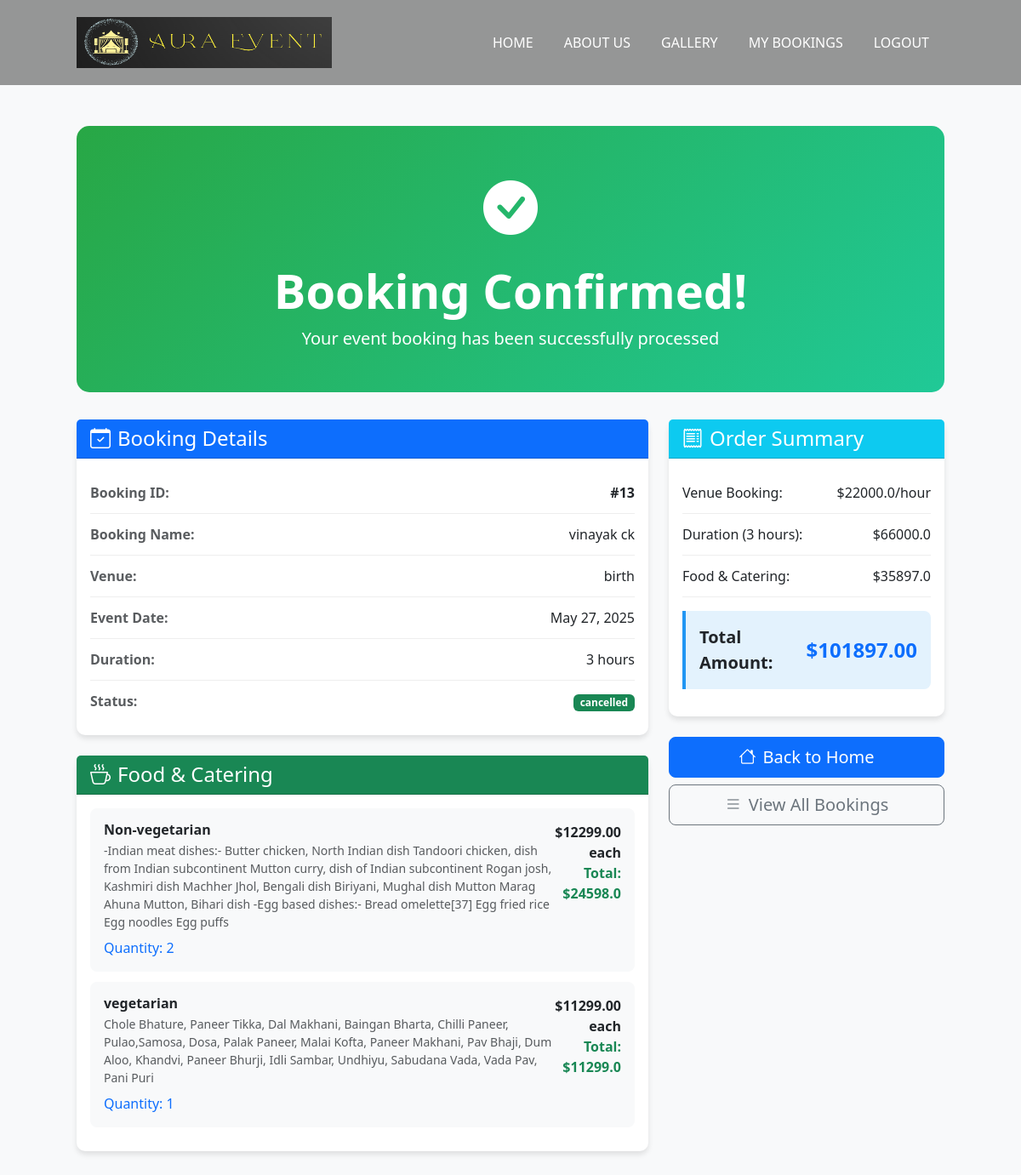
/booking/confirmation/13/ (signed in), run on the app's committed database.
### Aura/models.py (models this page shows, shortened)
class Booking(models.Model):
    STATUS_CHOICES = [
        ('pending', 'Pending'),
        ('confirmed', 'Confirmed'),
        ('cancelled', 'Cancelled'),
        ('completed', 'Completed'),
    ]
    user = models.ForeignKey(User, on_delete=models.CASCADE)
    product = models.ForeignKey(Product, on_delete=models.CASCADE)
    name = models.CharField(max_length=250)
    date = models.DateField()
    duration = models.CharField(max_length=100)
    address = models.ForeignKey(Address, on_delete=models.CASCADE, null=True, blank=True)
    total_price = models.DecimalField(max_digits=10, decimal_places=2)
    status = models.CharField(max_length=20, choices=STATUS_CHOICES, default='pending')
    created_at = models.DateTimeField(default=timezone.now)
    updated_at = models.DateTimeField(auto_now=True)
    class Meta:
        ordering = ['-created_at']

class Product(models.Model):
    name= models.CharField(max_length=250)
    price= models.FloatField()
    image= models.ImageField(upload_to='product/')
    image1 = models.ImageField(upload_to='path/to/upload/', null=True, blank=True)
    image2 = models.ImageField(upload_to='path/to/upload/', null=True, blank=True)
    image3 = models.ImageField(upload_to='path/to/upload/', null=True, blank=True)
    image4 = models.ImageField(upload_to='path/to/upload/', null=True, blank=True)
    description= models.TextField()
    location=models.TextField()
    event= models.ForeignKey(event, on_delete=models.CASCADE,null=True)
    capacity=models.TextField()

class food(models.Model):
    name = models.CharField(max_length=250)
    price= models.FloatField()
    description = models.TextField(null=True, blank=True)
    quantity = models.IntegerField(null=True, blank=True)

class BookingFood(models.Model):
    booking = models.ForeignKey(Booking, on_delete=models.CASCADE, related_name='food_items')
    food = models.ForeignKey(food, on_delete=models.CASCADE)
    quantity = models.PositiveIntegerField(default=1)
    price = models.DecimalField(max_digits=10, decimal_places=2, null=True, blank=True)

### Aura/views.py (the view)
# urls.py: path('booking/confirmation/<int:booking_id>/', views.booking_confirmation, name='booking_confirmation'),
@login_required
def booking_confirmation(request, booking_id):
    booking = get_object_or_404(Booking, id=booking_id, user=request.user)
    booking_food_items = BookingFood.objects.filter(booking=booking)
    venue_total = 0
    if booking.duration and booking.product and booking.product.price:
        duration = 12 if booking.duration == 'full' else int(booking.duration)
        venue_total = float(booking.product.price) * duration
    food_total = 0
    food_items_with_totals = []
    for item in booking_food_items:
        if item.price:
            item_total = float(item.price) * item.quantity
        else:
            item_total = float(item.food.price) * item.quantity
        food_total += item_total
        food_items_with_totals.append({
            'food_item': item.food,
            'quantity': item.quantity,
            'price': item.price or item.food.price,
            'total_price': item_total,
            'booking_food_obj': item
        })
    booking.venue_total = venue_total
    booking.food_total = food_total
    context = {
        'booking': booking,
        'food_items': food_items_with_totals
    }
    return render(request, 'booking_confirmation.html', context)

### Aura/templates/booking_confirmation.html (shortened to what this page needs)
{% load static %}
<!DOCTYPE html>
<html lang="en">
<head>
  <link href="https://cdn.jsdelivr.net/npm/bootstrap@5.3.2/dist/css/bootstrap.min.css" rel="stylesheet">
  <link rel="stylesheet" href="https://cdn.jsdelivr.net/npm/bootstrap-icons@1.10.5/font/bootstrap-icons.css">
</head>
<body class="bg-light">
    <nav class="navbar navbar-expand-lg navbar-dark">
        <div class="container">
            <a class="navbar-brand" href="{% url 'home' %}"  >
                <img src="{% static 'photos/Aura_event 1.png' %}" alt="Event Logo">
            </a>
            <div class="collapse navbar-collapse" id="navbarNav">
                <ul class="navbar-nav ms-auto">
                    <li class="nav-item">
                        <a class="nav-link active" href="{% url 'home' %}">HOME</a>
                    </li>
                    <li class="nav-item">
                        <a class="nav-link active" href="{% url 'about' %}">
                            ABOUT US
                        </a>
                    </li>
                    <li class="nav-item">
                        <a class="nav-link active" href="{% url 'gallery' %}">GALLERY</a>
                    </li>
                    <li class="nav-item">
                        <a class="nav-link active" href="{% url 'my_bookings' %}">MY BOOKINGS</a>
                    </li>
                    {% if user.is_authenticated %}
                    <li class="nav-item">
                        <a class="nav-link active" href="{% url 'signout' %}">LOGOUT</a>
                    </li>
                    {% else %}
                    <li class="nav-item">
                        <a class="nav-link active" href="{% url 'signin' %}">LOGIN</a>
                    </li>
                    {% endif %}
                </ul>
            </div>
        </div>
    </nav>
  <div class="container py-5">
    <div class="confirmation-hero">
      <div class="confirmation-icon">
        <i class="bi bi-check-circle-fill"></i>
      </div>
      <h1 class="display-4 fw-bold">Booking Confirmed!</h1>
      <p class="lead mb-0">Your event booking has been successfully processed</p>
    </div>
    <div class="row g-4">
      <div class="col-lg-8">
        <div class="card booking-card">
          <div class="card-header bg-primary text-white">
            <h4 class="mb-0"><i class="bi bi-calendar-check me-2"></i>Booking Details</h4>
          </div>
          <div class="card-body">
            <div class="detail-row">
              <span class="fw-bold text-muted">Booking ID:</span>
              <span class="fw-bold">#{{ booking.id }}</span>
            </div>
            <div class="detail-row">
              <span class="fw-bold text-muted">Booking Name:</span>
              <span>{{ booking.name|default:"Event Booking" }}</span>
            </div>
            <div class="detail-row">
              <span class="fw-bold text-muted">Venue:</span>
              <span>{{ booking.product.name|default:"N/A" }}</span>
            </div>
            <div class="detail-row">
              <span class="fw-bold text-muted">Event Date:</span>
              <span>{{ booking.date|date:"F d, Y" }}</span>
            </div>
            <div class="detail-row">
              <span class="fw-bold text-muted">Duration:</span>
              <span>{{ booking.duration|default:"N/A" }} hours</span>
            </div>
            <div class="detail-row">
              <span class="fw-bold text-muted">Status:</span>
              <span><span class="badge bg-success">{{ booking.status|default:"Confirmed" }}</span></span>
            </div>
          </div>
        </div>
        {% if food_items %}
        <div class="card booking-card mt-4">
          <div class="card-header bg-success text-white">
            <h4 class="mb-0"><i class="bi bi-cup-hot me-2"></i>Food & Catering</h4>
          </div>
          <div class="card-body">
            {% for item in food_items %}
            <div class="food-item-card">
              <div class="d-flex justify-content-between align-items-start">
                <div>
                  <h6 class="fw-bold mb-1">{{ item.food_item.name|default:"Food Item" }}</h6>
                  {% if item.food_item.description %}
                  <p class="text-muted small mb-2">{{ item.food_item.description }}</p>
                  {% endif %}
                  <span class="text-primary">Quantity: {{ item.quantity }}</span>
                </div>
                <div class="text-end">
                  <div class="fw-bold">${{ item.price|default:"0.00" }} each</div>
                  <div class="text-success fw-bold">Total: ${{ item.total_price|default:item.price|default:"0.00" }}</div>
                </div>
              </div>
            </div>
            {% endfor %}
          </div>
        </div>
        {% endif %}
      </div>
      <div class="col-lg-4">
        <div class="card booking-card">
          <div class="card-header bg-info text-white">
            <h4 class="mb-0"><i class="bi bi-receipt me-2"></i>Order Summary</h4>
          </div>
          <div class="card-body">
            <div class="detail-row">
              <span>Venue Booking:</span>
              <span>${{ booking.product.price|default:"0" }}/hour</span>
            </div>
            {% if booking.duration %}
            <div class="detail-row">
              <span>Duration ({{ booking.duration }} hours):</span>
              <span>${{ booking.venue_total|default:booking.product.price|default:"0.00" }}</span>
            </div>
            {% endif %}
            {% if food_items %}
            <div class="detail-row">
              <span>Food & Catering:</span>
              <span>${{ booking.food_total|default:"0.00" }}</span>
            </div>
            {% endif %}
            {% if booking.total_price %}
            <div class="total-amount">
              <div class="d-flex justify-content-between align-items-center">
                <span class="fw-bold fs-5">Total Amount:</span>
                <span class="fw-bold fs-4 text-primary">${{ booking.total_price }}</span>
              </div>
            </div>
            {% endif %}
          </div>
        </div>
        <div class="d-grid gap-2 mt-4">
          <a href="{% url 'home' %}" class="btn btn-primary btn-lg">
            <i class="bi bi-house me-2"></i>Back to Home
          </a>
          <a href="{% url 'my_bookings' %}" class="btn btn-outline-secondary btn-lg">
            <i class="bi bi-list me-2"></i>View All Bookings
          </a>
        </div>
      </div>
    </div>
  </div>
</body>
</html>

### Aura/templates/booking_confirmation.html (style rules this page uses)
.navbar { background-color: rgba(0, 0, 0, 0.4); padding: 15px 0; }
.navbar-brand img { height: 60px; width: 300px; }
.navbar-nav .nav-link { color: var(--secondary-color); font-weight: 500; margin: 0 10px; }
.container { padding-left: 5%; padding-right: 5%; }
.confirmation-hero { background: linear-gradient(135deg, #28a745, #20c997); color: white; text-align: center; padding: 3rem 2rem; border-radius: 15px; margin-bottom: 2rem; }
.confirmation-icon { font-size: 4rem; margin-bottom: 1rem; }
.booking-card { box-shadow: 0 4px 6px rgba(0, 0, 0, 0.1); border: none; border-radius: 10px; }
.detail-row { display: flex; justify-content: space-between; align-items: center; padding: 0.75rem 0; border-bottom: 1px solid #eee; }
.detail-row:last-child { border-bottom: none; }
.food-item-card { background: #f8f9fa; border-radius: 8px; padding: 1rem; margin-bottom: 0.75rem; }
.total-amount { background: #e3f2fd; border-left: 4px solid #2196f3; padding: 1rem; margin: 1rem 0; border-radius: 0 8px 8px 0; }

### data on the page
Booking: id "13", name "vinayak ck", product.name "birth", date "May 27, 2025", duration "3", status "cancelled", product.price "22000.0", venue_total "66000.0", food_total "35897.0", total_price "101897.00"
food: food_item.name "Non-vegetarian", food_item.description "-Indian meat dishes:- Butter chicken, North Indian dish Tandoori chicken, dish from Indian subcontinent Mutton curry, dish of Indian subcontinent Rogan josh, Kashmiri dish Machher Jhol, Bengali dish Biriyani, Mughal dish Mutton Marag Ahuna Mutton, Bihari dish -Egg based dishes:- Bread omelette[37] Egg fried rice Egg noodles Egg puffs", quantity "2", price "12299.00", total_price "24598.0"
food: food_item.name "vegetarian", food_item.description "Chole Bhature, Paneer Tikka, Dal Makhani, Baingan Bharta, Chilli Paneer, Pulao,Samosa, Dosa, Palak Paneer, Malai Kofta, Paneer Makhani, Pav Bhaji, Dum Aloo, Khandvi, Paneer Bhurji, Idli Sambar, Undhiyu, Sabudana Vada, Vada Pav, Pani Puri", quantity "1", price "11299.00", total_price "11299.0"
